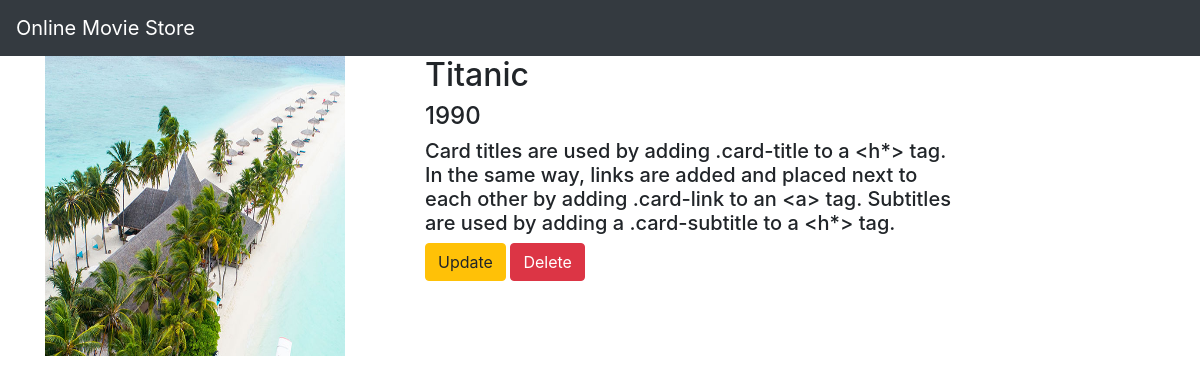
The page /movie/1/ on the database its author committed.
### movieapp/models.py (models this page shows)
class Movie(models.Model):
    name=models.CharField(max_length=250)
    desc=models.TextField()
    year=models.IntegerField()
    img=models.ImageField(upload_to='gallery')

### movieapp/views.py (the view)
# urls.py: path('movie/<int:movie_id>/',views.details,name='details'),
def details(request,movie_id):
   movie=Movie.objects.get(id=movie_id)
   return render(request,"detail.html",{'movie':movie})

### templates/detail.html
{% extends 'base.html' %}
{% block body %}
<div class="container">
    <div class="row">
        <div class="col-md-4">
            <img src="{{movie.img.url}}" width="300" height="300">
          </div>
        <div class="col-md-6">
            <h2>{{movie.name}}</h2>
            <h4>{{movie.year}}</h4>
            <h5>{{movie.desc}}</h5>
            <a class="btn btn-warning" href="{% url 'movieapp:update' movie.id %}">Update</a>
            <a class="btn btn-danger" href="{% url 'movieapp:delete' movie.id %}">Delete</a>
        </div>
    </div>
</div>
{% endblock %}

### static/style.css (style rules this page uses)
body { background-color:white; }

### rows shown on the page
Movie: img (picture), name "Titanic", year "1990", desc "Card titles are used by adding .card-title to a <h*> tag. In the same way, links are added and placed next to each other by adding .card-link to an <a> tag. Subtitles are used by adding a .card-subtitle to a <h*> tag."
